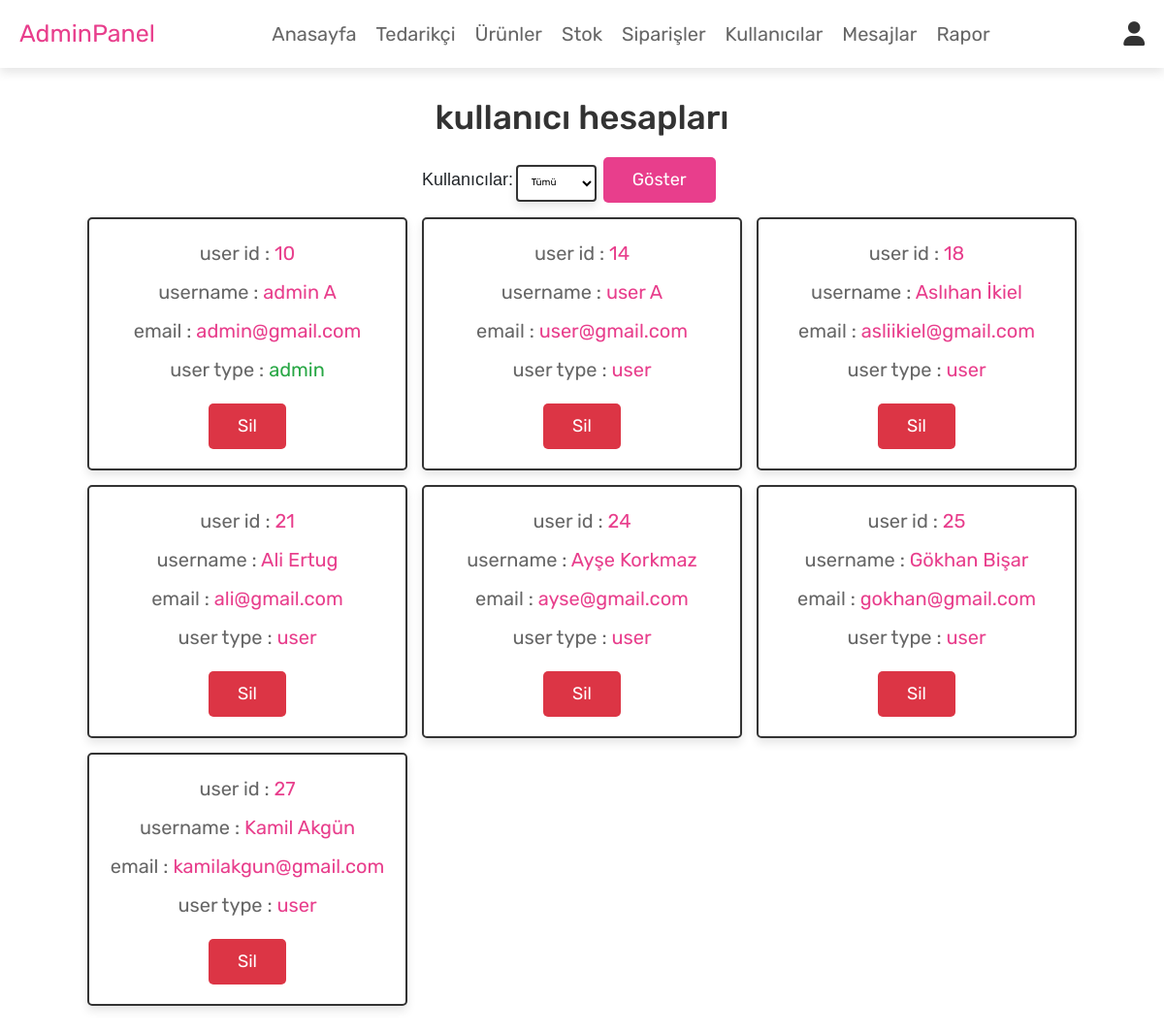
Page /admin_users.php (signed in) on the earlier database version.
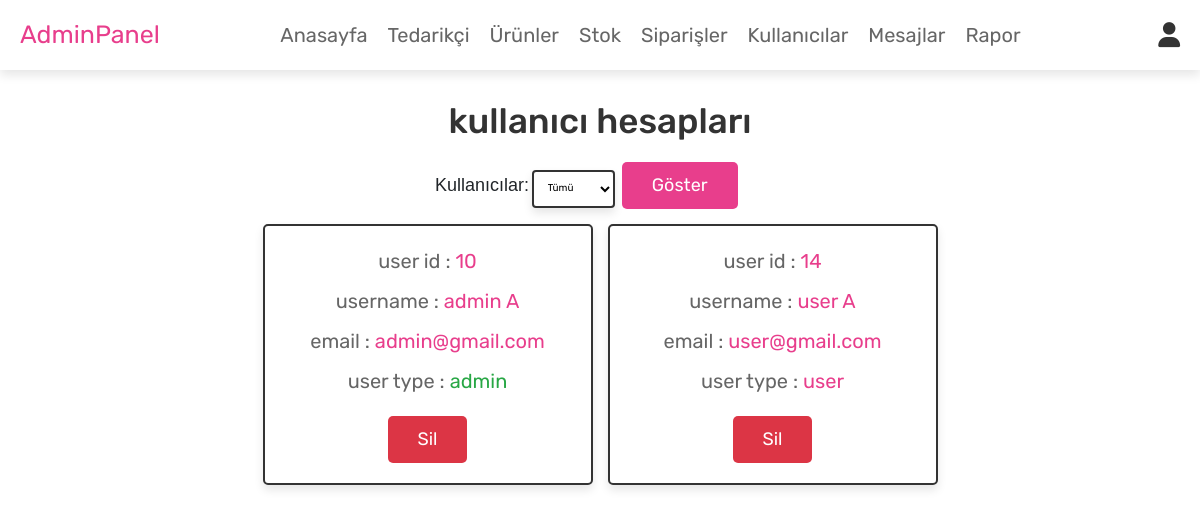
Same page on the later database version.
### tables this page shows
CREATE TABLE `users` (
  `id` int(100) NOT NULL,
  `name` varchar(100) NOT NULL,
  `email` varchar(100) NOT NULL,
  `password` varchar(100) NOT NULL,
  `adress` varchar(100) NOT NULL,
  `user_type` varchar(20) NOT NULL DEFAULT 'user',
  `number` varchar(12) NOT NULL
);

### admin_users.php (the view, shortened to what this page needs)
<?php
@include 'config.php';
?>
<!DOCTYPE html>
<html lang="en">
<head>
   <link rel="stylesheet" href="https://cdnjs.cloudflare.com/ajax/libs/font-awesome/6.0.0/css/all.min.css">
   <link rel="stylesheet" href="css/admin_style.css">
</head>
<body>
<?php @include 'admin_header.php'; ?>
<section class="users">
   <h1 class="title">kullanıcı hesapları</h1>
      <div class="box-container">
          <?php
            $where_clause = '';
         ?>
         <form action="" method="post">
            <label for="filter_user" style="font-size: 18px; font-family:Arial, Helvetica, sans-serif">Kullanıcılar:</label>
            <select id="filter_user" name="filter_user" class="box1">
               <option value="">Tümü</option>
            </select>
            &nbsp; <button type="submit" name="filter_submit" class="btnn">Göster</button>
            <br><br>
         </form>
      </div>
      <div class="box-container">
               <?php
                  $select_users = mysqli_query($conn, "SELECT * FROM `users` $where_clause") or die('query failed');
                  if(mysqli_num_rows($select_users) > 0){
                     while($fetch_users = mysqli_fetch_assoc($select_users)){
               ?>
         <div class="box">
               <p>user id : <span><?php echo $fetch_users['id']; ?></span></p>
               <p>username : <span><?php echo $fetch_users['name']; ?></span></p>
               <p>email : <span><?php echo $fetch_users['email']; ?></span></p>
               <p>user type : <span style="color:<?php if($fetch_users['user_type'] == 'admin'){ echo 'var(--green)'; }; ?>"><?php echo $fetch_users['user_type']; ?></span></p>
               <a href="admin_users.php?delete=<?php echo $fetch_users['id']; ?>" onclick="return confirm('kullanıcı silinsin mi?');" class="delete-btn">sil</a>
         </div>
            <?php
               }
            }
            ?>
      </div>
</section>
</body>
</html>

### admin_header.php (shortened to what this page needs)
<link rel="stylesheet" href="https://cdn.jsdelivr.net/npm/bootstrap@4.4.1/dist/css/bootstrap.min.css">
<header class="header">
   <div class="flex">
      <a href="admin_page.php" class="logo">Admin<span>Panel</span></a>
      <nav class="navbar">
         <a href="admin_page.php">Anasayfa</a>
         <a href="admin_tedarik.php">Tedarikçi</a>
         <a href="admin_products.php">Ürünler</a>
         <a href="admin_stok.php">Stok</a>
         <a href="admin_orders.php">Siparişler</a>
         <a href="admin_users.php">Kullanıcılar</a>
         <a href="admin_contacts.php">Mesajlar</a>
        <a href="srapor.php">Rapor</a>
      </nav>
      <div class="icons">
         <div id="user-btn" class="fas fa-user"></div>
      </div>
   </div>
</header>

### css/admin_style.css (style rules this page uses)
:root { --pink:#FF8E9E; --red:#ca3625; --green:#C3FF99; --black:#333; --white:#fff; --light-color:#666; --light-white:#ccc; --light-bg:#f5f5f5; --border:.2rem solid var(--black); --box-shadow:0 .5rem 1rem rgba(0,0,0,.1); }
* { font-family: 'Rubik', sans-serif; margin:0; padding:0; box-sizing: border-box; outline: none; border:none; text-decoration: none; transition:all .2s linear; }
html { font-size: 62.5%; overflow-x: hidden; scroll-behavior: smooth; scroll-padding-top: 6.5rem; }
body { background: var(--light-bg); }
section { padding:3rem 2rem; }
.title { text-align: center; margin-bottom: 1rem; color:var(--black); text-transform: initial; font-size: 3.5rem; }
.btnn, .delete-btn, .option-btn { display: inline-block; border-radius: .5rem; margin-top: 1rem; font-size: 1.8rem; color:var(--white); cursor: pointer; padding:1rem 3rem; text-transform: capitalize; }
.btnn { background-color: var(--pink); }
.delete-btn { background-color: var(--red); }
.header { position: sticky; top:0; left:0; right:0; z-index: 1000; background-color: var(--white); box-shadow: var(--box-shadow); }
.header .flex { display: flex; align-items: center; justify-content: space-between; padding:2rem; max-width: 1200px; margin:0 auto; position: relative; }
.header .flex .icons div { font-size: 2.5rem; margin-left: 1.7rem; cursor: pointer; color:var(--black); }
.header .flex .navbar a { margin:0 1rem; font-size: 2rem; color:var(--light-color); }
.header .flex .logo { font-size: 2.5rem; color:var(--black); }
.header .flex .logo span { color:var(--pink); }
.users .box-container { display: grid; grid-template-columns: repeat(auto-fit, 33rem); gap:1.5rem; align-items: flex-start; max-width: 1200px; margin: 0 auto; justify-content: center; }
.users .box-container .box { padding:2rem; border:var(--border); background-color: var(--white); box-shadow: var(--box-shadow); border-radius: .5rem; text-align: center; }
.users .box-container .box1 { padding: 1rem; font-size: 14; border: var(--border); background-color: var(--white); box-shadow: var(--box-shadow); border-radius: .4rem; }
.users .box-container .box p { font-size: 2rem; color:var(--light-color); margin-bottom: 1rem; line-height: 1.5; }
.users .box-container .box p span { color:var(--pink); }
.users .box-container .box .delete-btn { margin-top: .5; }
.header .flex { margin: 0 auto; display: flex; align-items: center; justify-content: space-between; padding:1.5rem 2rem; max-width: 1200px; position: relative; }
.header .flex .logo { font-size: 2.5rem; color:var(--pink); }

Differences in the rows shown:
removed users: id "18", name "Aslıhan İkiel", email "asliikiel@gmail.com", user_type "user"
removed users: id "21", name "Ali Ertug", email "ali@gmail.com", user_type "user"
removed users: id "24", name "Ayşe Korkmaz", email "ayse@gmail.com", user_type "user"
removed users: id "25", name "Gökhan Bişar", email "gokhan@gmail.com", user_type "user"
removed users: id "27", name "Kamil Akgün", email "kamilakgun@gmail.com", user_type "user"
